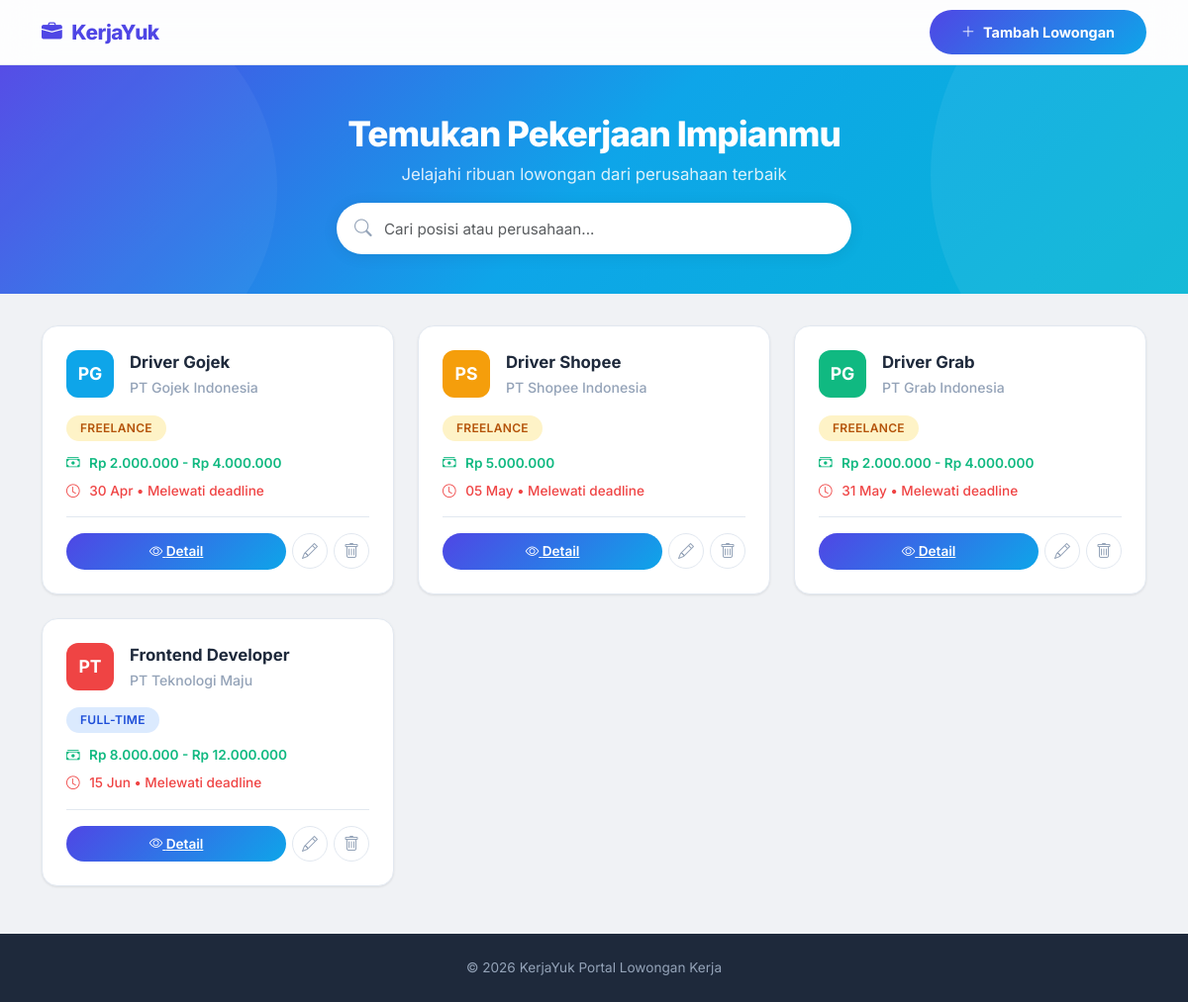
The page / on the database its author committed.
### tables this page shows
CREATE TABLE IF NOT EXISTS jobs (
    id INT(11) AUTO_INCREMENT PRIMARY KEY,
    judul_posisi VARCHAR(100) NOT NULL,
    nama_perusahaan VARCHAR(100) NOT NULL,
    tipe_pekerjaan VARCHAR(50) NOT NULL,
    gaji VARCHAR(100) NOT NULL,
    deadline DATE NOT NULL,
    deskripsi TEXT NOT NULL,
    persyaratan TEXT NOT NULL,
    profil_perusahaan TEXT NOT NULL
);

### index.php (the view, shortened to what this page needs)
<?php
include 'config/koneksi.php';
$result = $conn->query("SELECT * FROM jobs ORDER BY deadline ASC");
?>
<!DOCTYPE html>
<html lang="id">
<head>
    <link href="https://cdn.jsdelivr.net/npm/bootstrap@5.3.0/dist/css/bootstrap.min.css" rel="stylesheet">
    <link rel="stylesheet" href="https://cdn.jsdelivr.net/npm/bootstrap-icons@1.11.0/font/bootstrap-icons.css">
    <link rel="stylesheet" href="assets/style.css">
</head>
<body>
<nav class="navbar navbar-custom">
    <div class="container">
        <a class="navbar-brand" href="index.php"><i class="bi bi-briefcase-fill"></i> KerjaYuk</a>
        <a href="tambah.php" class="btn btn-gradient btn-sm"><i class="bi bi-plus-lg"></i> Tambah Lowongan</a>
    </div>
</nav>
<div class="hero-section text-center">
    <div class="container">
        <h1>Temukan Pekerjaan Impianmu</h1>
        <p class="mb-3">Jelajahi ribuan lowongan dari perusahaan terbaik</p>
        <div class="search-wrapper">
            <i class="bi bi-search search-icon"></i>
            <input type="text" class="form-control" id="searchInput" placeholder="Cari posisi atau perusahaan..." autocomplete="off">
        </div>
    </div>
</div>
<div class="container pb-5">
    <div class="row g-4" id="jobGrid">
        <?php if ($result->num_rows > 0): ?>
            <?php $avatarColors = ['#4f46e5','#0ea5e9','#f59e0b','#10b981','#ef4444','#8b5cf6','#ec4899','#14b8a6']; ?>
            <?php $idx = 0; while ($row = $result->fetch_assoc()): ?>
            <?php
                $idx++;
                $color = $avatarColors[$idx % count($avatarColors)];
                $initials = '';
                $words = explode(' ', $row['nama_perusahaan']);
                foreach ($words as $w) $initials .= strtoupper(substr($w, 0, 1));
                $initials = substr($initials, 0, 2);
                $deadline_ts = strtotime($row['deadline']);
                $days_left = ceil(($deadline_ts - time()) / 86400);
                $days_text = $days_left > 0 ? "Sisa {$days_left} hari" : ($days_left == 0 ? 'Hari ini' : 'Melewati deadline');
                $badge_class = '';
                switch ($row['tipe_pekerjaan']) {
                    case 'Full-time': $badge_class = 'badge-fulltime'; break;
                    case 'Freelance': $badge_class = 'badge-freelance'; break;
                }
            ?>
            <div class="col-md-6 col-lg-4 job-card-wrapper">
                <div class="job-card">
                    <div class="d-flex align-items-center gap-3 mb-3">
                        <div class="company-avatar" style="background:<?= $color ?>">
                            <?= $initials ?>
                        </div>
                        <div class="flex-grow-1 min-width-0">
                            <div class="job-title text-truncate"><?= htmlspecialchars($row['judul_posisi']) ?></div>
                            <div class="company-name text-truncate"><?= htmlspecialchars($row['nama_perusahaan']) ?></div>
                        </div>
                    </div>
                    <div>
                        <span class="badge-tipe <?= $badge_class ?>"><?= htmlspecialchars($row['tipe_pekerjaan']) ?></span>
                    </div>
                    <div class="job-meta">
                        <span class="salary"><i class="bi bi-cash-stack"></i> <?= htmlspecialchars($row['gaji']) ?></span>
                        <span class="<?= $days_left <= 7 && $days_left > 0 ? 'deadline-urgent' : 'deadline' ?>">
                            <i class="bi bi-clock"></i> <?= date('d M', $deadline_ts) ?> • <?= $days_text ?>
                        </span>
                    </div>
                    <div class="card-actions">
                        <a href="detail.php?id=<?= $row['id'] ?>" class="btn-detail text-center"><i class="bi bi-eye"></i> Detail</a>
                        <a href="edit.php?id=<?= $row['id'] ?>" class="btn-icon btn-edit" title="Edit"><i class="bi bi-pencil"></i></a>
                        <a href="hapus.php?id=<?= $row['id'] ?>" class="btn-icon btn-delete" title="Hapus" onclick="return confirm('Yakin ingin menghapus lowongan ini?')"><i class="bi bi-trash"></i></a>
                    </div>
                </div>
            </div>
            <?php endwhile; ?>
        <?php endif; ?>
    </div>
</div>
<div class="footer-custom text-center">
    <div class="container">
        <p class="mb-0">&copy; 2026 KerjaYuk Portal Lowongan Kerja</p>
    </div>
</div>
</body>
</html>

### rows shown on the page
jobs: initials "PG", judul_posisi "Driver Gojek", nama_perusahaan "PT Gojek Indonesia", tipe_pekerjaan "FREELANCE", gaji "Rp 2.000.000 - Rp 4.000.000", deadline "30 Apr", deadline "Melewati deadline"
jobs: initials "PS", judul_posisi "Driver Shopee", nama_perusahaan "PT Shopee Indonesia", tipe_pekerjaan "FREELANCE", gaji "Rp 5.000.000", deadline "05 May", deadline "Melewati deadline"
jobs: initials "PG", judul_posisi "Driver Grab", nama_perusahaan "PT Grab Indonesia", tipe_pekerjaan "FREELANCE", gaji "Rp 2.000.000 - Rp 4.000.000", deadline "31 May", deadline "Melewati deadline"
jobs: initials "PT", judul_posisi "Frontend Developer", nama_perusahaan "PT Teknologi Maju", tipe_pekerjaan "FULL-TIME", gaji "Rp 8.000.000 - Rp 12.000.000", deadline "15 Jun", deadline "Melewati deadline"
